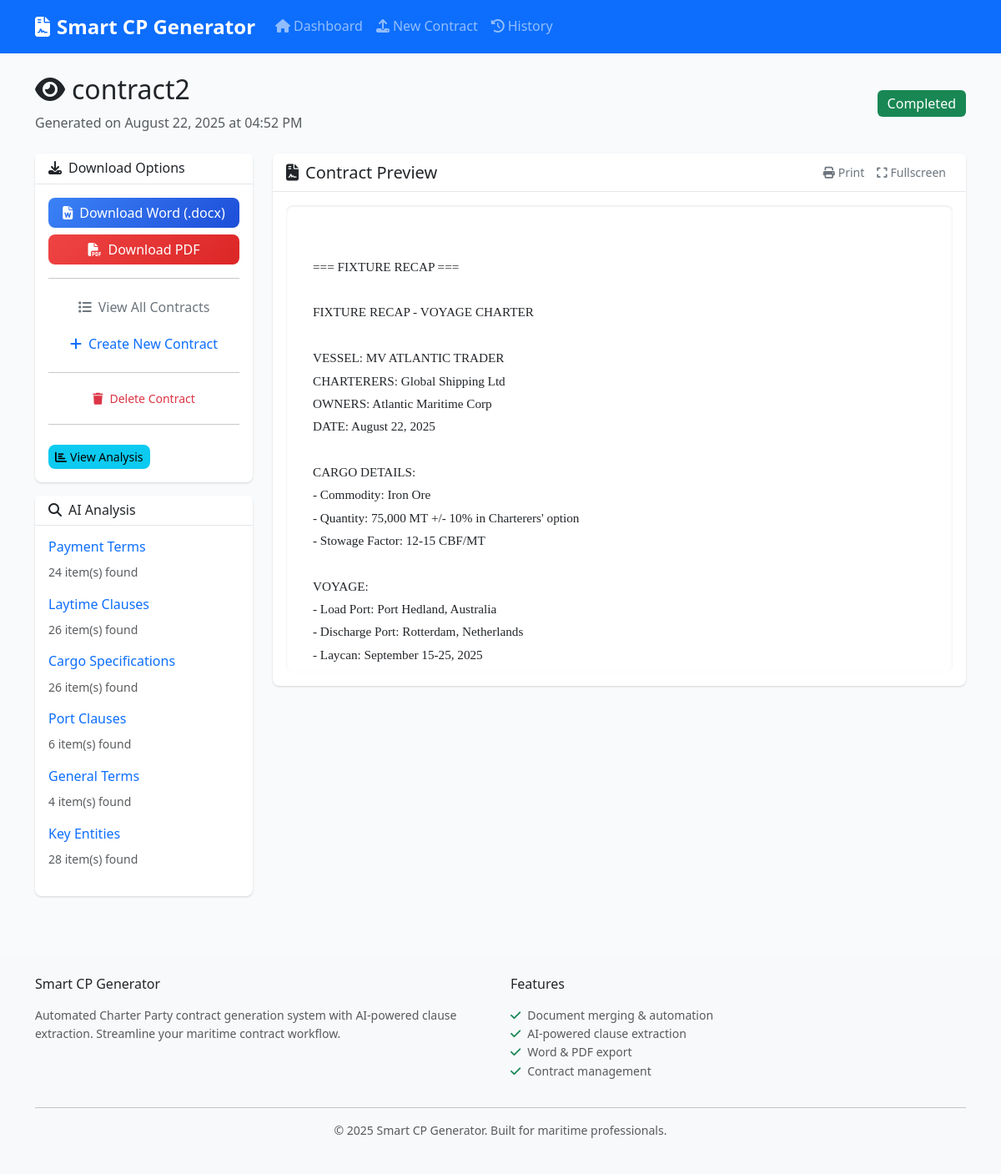
The app's page /preview/2 with its own data.
### models.py (models this page shows, shortened)
class Contract(db.Model):
    id = db.Column(db.Integer, primary_key=True)
    contract_name = db.Column(db.String(255), nullable=False)
    fixture_recap_content = db.Column(Text)
    base_cp_content = db.Column(Text)
    negotiated_clauses_content = db.Column(Text)
    final_contract_content = db.Column(Text)
    extracted_clauses = db.Column(Text)  # JSON string of extracted clauses
    created_at = db.Column(db.DateTime, default=datetime.utcnow)
    updated_at = db.Column(db.DateTime, default=datetime.utcnow, onupdate=datetime.utcnow)
    status = db.Column(db.String(50), default='draft')  # draft, processing, completed, error
    docx_path = db.Column(db.String(255))
    pdf_path = db.Column(db.String(255))

### routes.py (the view)
@app.route('/preview/<int:contract_id>')
def preview_contract(contract_id):
    contract = Contract.query.get_or_404(contract_id)
    return render_template('preview.html', contract=contract)

### app.py (called while the page is built)
@app.template_filter('fromjson')
def fromjson_filter(value):
    if value:
        try:
            return json.loads(value)
        except (ValueError, TypeError):
            return {}
    return {}

### templates/preview.html (shortened to what this page needs)
{% extends "base.html" %}
{% block content %}
<div class="row">
    <div class="col-12 mb-4">
        <div class="d-flex justify-content-between align-items-center">
            <div>
                <h2>
                    <i class="fas fa-eye me-2"></i>{{ contract.contract_name }}
                </h2>
                <p class="text-muted mb-0">
                    Generated on {{ contract.created_at.strftime('%B %d, %Y at %I:%M %p') if contract.created_at else 'Unknown' }}
                </p>
            </div>
            <div>
                <span class="badge bg-{{ 'success' if contract.status == 'completed' else 'warning' if contract.status == 'processing' else 'danger' }} fs-6">
                    {{ contract.status.title() }}
                </span>
            </div>
        </div>
    </div>
</div>
{% if contract.status == 'completed' %}
<div class="row">
    <div class="col-md-3 mb-4">
        <div class="card">
            <div class="card-header">
                <h6 class="mb-0">
                    <i class="fas fa-download me-2"></i>Download Options
                </h6>
            </div>
            <div class="card-body">
                <div class="d-grid gap-2">
                    {% if contract.docx_path %}
                    <a href="{{ url_for('download_file', contract_id=contract.id, file_type='docx') }}"
                       class="btn btn-primary">
                        <i class="fas fa-file-word me-2"></i>Download Word (.docx)
                    </a>
                    {% endif %}
                    {% if contract.pdf_path %}
                    <a href="{{ url_for('download_file', contract_id=contract.id, file_type='pdf') }}"
                       class="btn btn-danger">
                        <i class="fas fa-file-pdf me-2"></i>Download PDF
                    </a>
                    {% endif %}
                </div>
                <hr>
                <div class="d-grid gap-2">
                    <a href="{{ url_for('contract_history') }}" class="btn btn-outline-secondary">
                        <i class="fas fa-list me-2"></i>View All Contracts
                    </a>
                    <a href="{{ url_for('upload_documents') }}" class="btn btn-outline-primary">
                        <i class="fas fa-plus me-2"></i>Create New Contract
                    </a>
                </div>
                <hr>
                <form method="POST" action="{{ url_for('delete_contract', contract_id=contract.id) }}"
                      onsubmit="return confirm('Are you sure you want to delete this contract?')">
                    <button type="submit" class="btn btn-outline-danger btn-sm w-100">
                        <i class="fas fa-trash me-2"></i>Delete Contract
                    </button>
                </form>
            </div>
        </div>
        {% if contract.extracted_clauses %}
        <div class="card mt-3">
            <div class="card-header">
                <h6 class="mb-0">
                    <i class="fas fa-search me-2"></i>AI Analysis
                </h6>
            </div>
            <div class="card-body">
                {% set clauses = contract.extracted_clauses | fromjson %}
                {% for category, items in clauses.items() %}
                    {% if items %}
                    <div class="mb-3">
                        <h6 class="text-primary">{{ category.replace('_', ' ').title() }}</h6>
                        <small class="text-muted">{{ items | length }} item(s) found</small>
                    </div>
                    {% endif %}
                {% endfor %}
            </div>
        </div>
        {% endif %}
    </div>
    <div class="col-md-9">
        <div class="card">
            <div class="card-header d-flex justify-content-between align-items-center">
                <h5 class="mb-0">
                    <i class="fas fa-file-contract me-2"></i>Contract Preview
                </h5>
                <div class="btn-group" role="group">
                    <button type="button" class="btn btn-sm btn-outline-secondary" onclick="printContent()">
                        <i class="fas fa-print me-1"></i>Print
                    </button>
                    <button type="button" class="btn btn-sm btn-outline-secondary" onclick="toggleFullscreen()">
                        <i class="fas fa-expand me-1"></i>Fullscreen
                    </button>
                </div>
            </div>
            <div class="card-body" id="contractContent">
                <div class="contract-preview">
                    {% if contract.final_contract_content %}
                        {{ contract.final_contract_content | replace('\n', '<br>') | safe }}
                    {% else %}
                        <div class="text-center text-muted py-5">
                            <i class="fas fa-file-alt fa-3x mb-3"></i>
                            <h5>No content available</h5>
                            <p>The contract content could not be displayed.</p>
                        </div>
                    {% endif %}
                </div>
            </div>
        </div>
    </div>
</div>
{% endif %}
{% endblock %}

### static/css/style.css (style rules this page uses)
:root { --primary-color: #3b82f6; --success-color: #10b981; --warning-color: #f59e0b; --danger-color: #ef4444; --dark-color: #1f2937; --light-color: #f8fafc; --border-radius: 8px; --shadow: 0 1px 3px 0 rgba(0, 0, 0, 0.1), 0 1px 2px 0 rgba(0, 0, 0, 0.06); --shadow-lg: 0 10px 15px -3px rgba(0, 0, 0, 0.1), 0 4px 6px -2px rgba(0, 0, 0, 0.05); }
body { font-family: 'Segoe UI', Tahoma, Geneva, Verdana, sans-serif; background-color: #f8fafc; line-height: 1.6; }
.card { border: none; border-radius: var(--border-radius); box-shadow: var(--shadow); transition: all 0.2s ease; }
.card-header { border-bottom: 1px solid #e5e7eb; background-color: rgba(255, 255, 255, 0.8); font-weight: 600; }
.btn { border-radius: var(--border-radius); font-weight: 500; transition: all 0.2s ease; border: none; }
.btn-primary { background: linear-gradient(135deg, #3b82f6, #1d4ed8); }
.btn-danger { background: linear-gradient(135deg, #ef4444, #dc2626); }
.contract-preview { font-family: 'Times New Roman', serif; line-height: 1.8; font-size: 0.95rem; background-color: white; padding: 2rem; border-radius: var(--border-radius); box-shadow: inset 0 1px 3px rgba(0, 0, 0, 0.1); max-height: 70vh; overflow-y: auto; }
.badge { font-weight: 500; padding: 0.5rem 0.75rem; }
.fade-in-up { animation: fadeInUp 0.6s ease-out; }

### records on screen
Contract: contract_name "contract2", created_at "August 22, 2025 at 04:52 PM", status "Completed", final_contract_content "=== FIXTURE RECAP === FIXTURE RECAP - VOYAGE CHARTER VESSEL: MV ATLANTIC TRADER CHARTERERS: Global Shipping Ltd OWNERS: Atlantic Maritime Corp DATE: August 22, 2025 CARGO DETAILS: - Commodity: Iron Ore - Quantity: 75,000 MT +/- 10% in Charterers' option - Stowage Factor: 12-15 CBF/MT VOYAGE: - Load Port: Port Hedland, Australia - Discharge Port: Rotterdam, Netherlands - Laycan: September 15-25, 2025"

### other values on screen
{{ category.replace('_', ' ').title() }} "Payment Terms" "Laytime Clauses" "Cargo Specifications" "Port Clauses" "General Terms" "Key Entities"
{{ items | length }} "24" "26" "26" "6" "4" "28"
